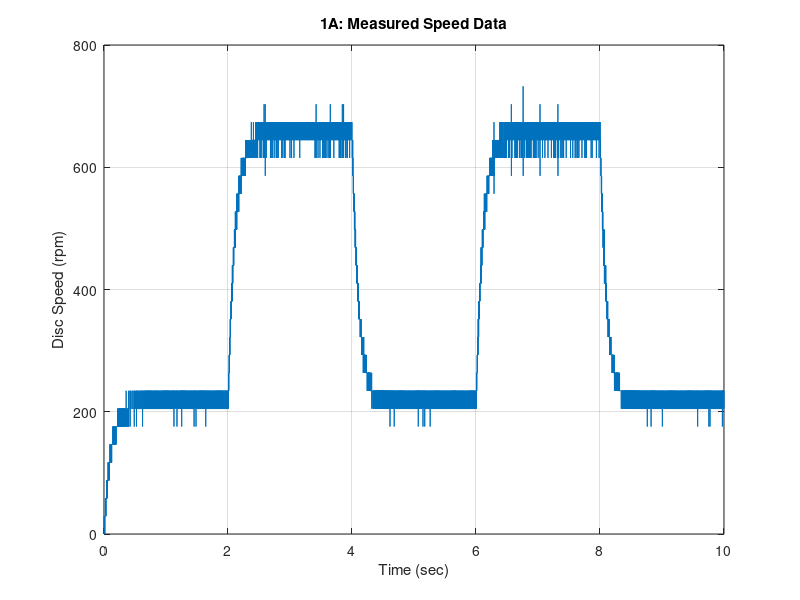
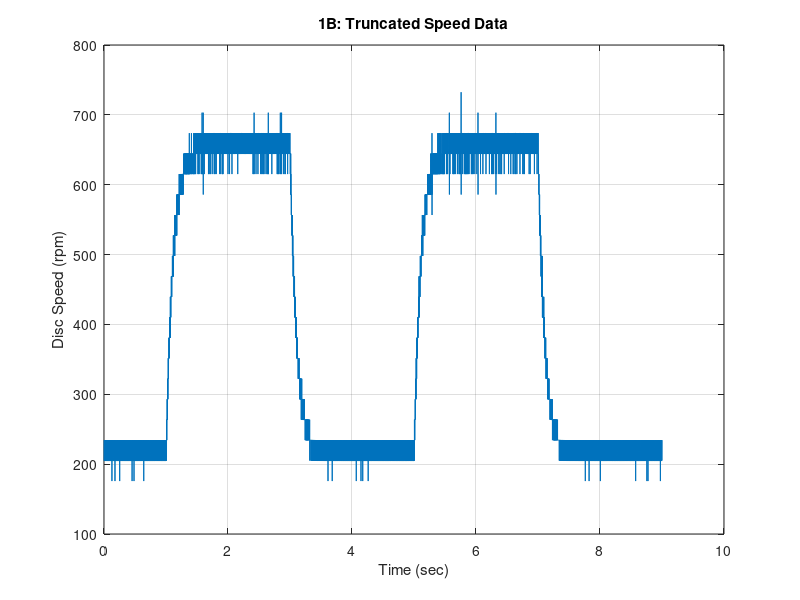
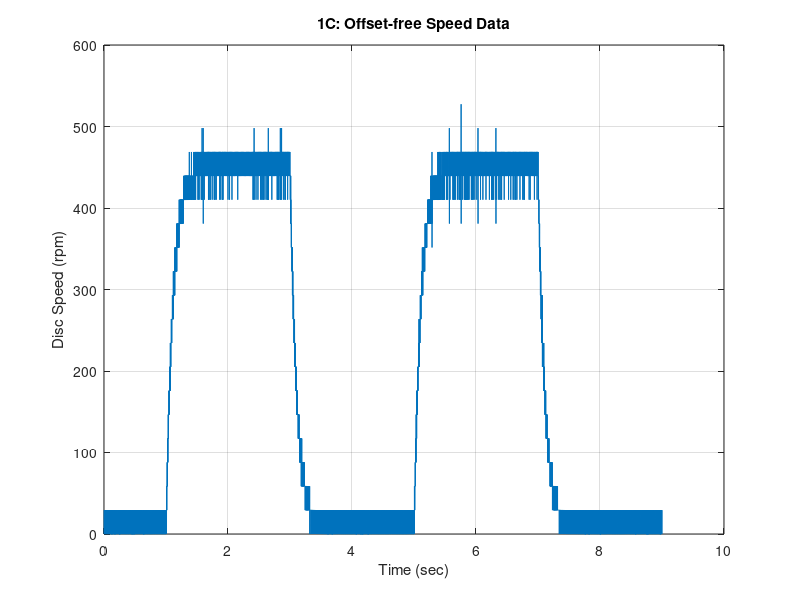
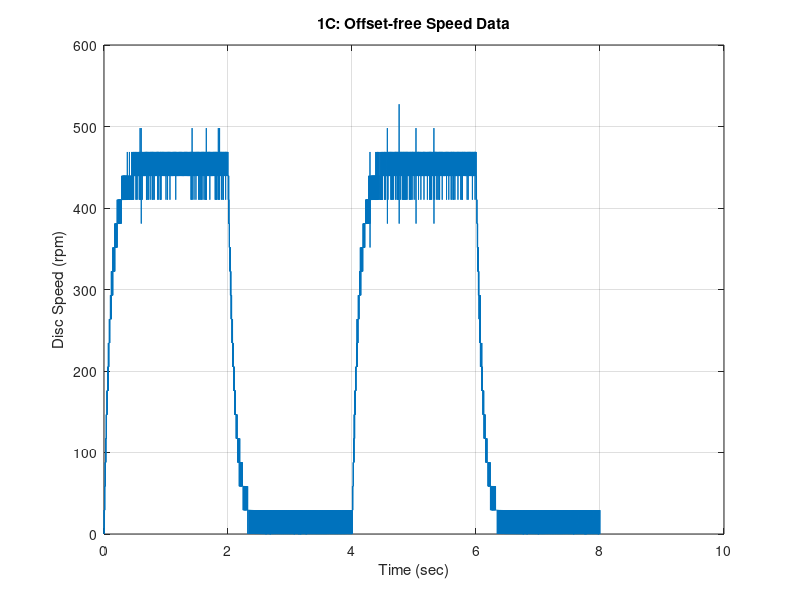

Source code (MATLAB) for these figures, in order:
%% Pre-lab Exercise
   clc; clear; close all;

% Loading data from PreLab1_Data.mat
   load('./PreLab1_Data.mat');

% Q1- Storing data respect to time and speed
   time = discSpeed(:, 1);             % Store values of time from the 1st column of inputdata 
   speed = discSpeed(:, 2);            % Store values of speed from the 2nd column of inputdata 
   
   figure;
   plot(time, speed);
   grid ON;
   xlabel('Time (sec)');
   ylabel('Disc Speed (rpm)');
   title('1A: Measured Speed Data');

% Q2 - Truncating the data, 
   newDisc = discSpeed;                 % make a copy of input data
   time_remove = newDisc(:, 1) < 1;     % For which rows is column 1 less than 1
   newDisc(time_remove, :) = [];        % Remove those rows
   time1 = newDisc(:, 1) - 1;           % Shifting the time
   speed1 = newDisc(:, 2);                
   
   figure;
   plot(time1, speed1);
   xlim([0 10])
   grid ON;
   xlabel('Time (sec)');
   ylabel('Disc Speed (rpm)');
   title('1B: Truncated Speed Data');
 
% Q3 - DC Offset removal
   time3 = time1;
   speed3 = speed1;
   
   a = speed3(1:1000,1);                  % Storing data of the 1st second
   lowest = min(a(:));                    
   highest = max(a(:));
   m = (lowest+highest)/2;                % Find average of highest and lowest of the 1st secondd
   
   speed3 = newDisc(:, 2) - m;
   figure;
   plot(time3, speed3);
   xlim([0 10])
   ylim([0 600])
   grid ON;
   xlabel('Time (sec)');
   ylabel('Disc Speed (rpm)');
   title('1C: Offset-free Speed Data');
   
% Q4 - Truncated Offset-free Speed Data
   newDisc4 = discSpeed;                  % make a copy of input data
   time_remove4 = newDisc4(:, 1) < 2;     % For which rows is column 1 less than 2
   newDisc4(time_remove4, :) = [];        % Remove those rows
   time4 = newDisc4(:, 1) - 2;            % Shifting the time
   speed4 = newDisc4(:, 2);
   speed4 = newDisc4(:, 2) - m;


   figure;
   plot(time4, speed4);
   xlim([0 10])
   ylim([0 600])
   grid ON;
   xlabel('Time (sec)');
   ylabel('Disc Speed (rpm)');
   title('1C: Offset-free Speed Data');

% Q5 - Design a simple Low Pass Filter
   % N=4001;
   % fs=6000;
   % n=0:N-1;
   % F=fft(discSpeed);
   % f=n/N*fs;
   % L = 1:length(discSpeed)/2+1;
   % plot(f,abs(F(1:length(discSpeed)/2+1))); 
   % xlim([0 200]);       